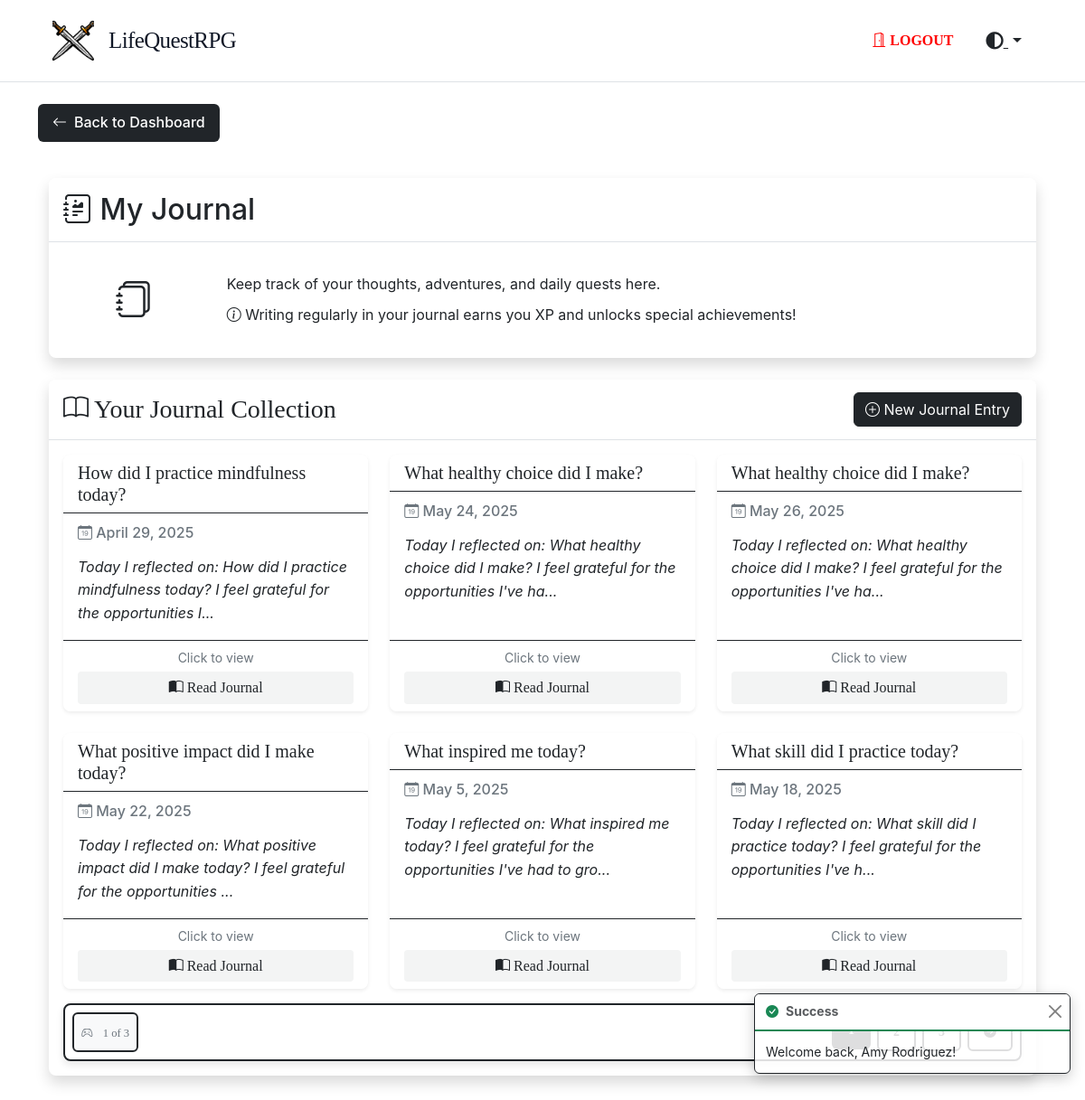
Page /journal (signed in) on the committed database.
### tables this page shows
CREATE TABLE `journals` (
  `id` int NOT NULL,
  `user_id` int NOT NULL,
  `title` varchar(255) NOT NULL,
  `content` longtext NOT NULL,
  `date` date NOT NULL,
  `created_at` timestamp NULL DEFAULT CURRENT_TIMESTAMP,
  `updated_at` timestamp NULL DEFAULT CURRENT_TIMESTAMP ON UPDATE CURRENT_TIMESTAMP
);

### app/Controllers/JournalController.php (called while the page is built, shortened)
<?php
class JournalController extends Controller
{
    protected $JournalModel;
    public function __construct()
    {
        $this->JournalModel = new Journal;
    }
    public function index()
    {
        $currentUser = Auth::user();
        $journals = $this->JournalModel->getJournalsByUserId($currentUser['id']);
        $paginator = $this->JournalModel->paginate(
            page: 1,
            perPage: 6,
            orderBy: 'id',
            direction: 'DESC',
            conditions: [
                'user_id' => $currentUser['id']
            ]
        )->setTheme('game');
        return $this->view('journal/indexs', [
            'title' => 'My Journal',
            'journals' => $paginator->items(),
            'currentUser' => $currentUser,
            'paginator' => $paginator
        ]);
    }
}

### app/Core/Router.php (called while the page is built, shortened)
<?php
class Router
{
  protected $routes = [
    'GET' => [],
    'POST' => [],
    'PUT' => [],
    'DELETE' => []
  ];
  public function get(string $uri, array $controller, array $middleware = [])
  {
    $this->routes['GET'][$uri] = [
      'controller' => $controller,
      'middleware' => $middleware
    ];
    return $this;
  }
  public function post(string $uri, array $controller, array $middleware = [])
  {
    $this->routes['POST'][$uri] = [
      'controller' => $controller,
      'middleware' => $middleware
    ];
    return $this;
  }
  public function put(string $uri, array $controller, array $middleware = [])
  {
    $this->routes['PUT'][$uri] = [
      'controller' => $controller,
      'middleware' => $middleware
    ];
    return $this;
  }
  public function delete(string $uri, array $controller, array $middleware = [])
  {
    $this->routes['DELETE'][$uri] = [
      'controller' => $controller,
      'middleware' => $middleware
    ];
    return $this;
  }
  public function dispatch(string $uri, string $method)
  {
    $uri = $this->removeQueryString($uri);
    if (array_key_exists($uri, $this->routes[$method])) {
      $route = $this->routes[$method][$uri];
      return $this->callAction(
        $route['controller'][0],
        $route['controller'][1]
      );
    }
    throw new Exception("No route defined for {$uri} with method {$method}");
  }
  protected function removeQueryString(string $uri)
  {
    return parse_url($uri, PHP_URL_PATH) ?? $uri;
  }
  protected function callAction(string $controller, string $action)
  {
    $controller = new $controller();
    $params = [];
    return call_user_func_array([$controller, $action], $params);
  }
}

### web/bootstrap.php (called while the page is built, shortened)
<?php
$config = require_once __DIR__ . '/../config/config.php';
$database = require_once __DIR__ . '/../config/database.php';
$router = new Router();
$uri = $_SERVER['REQUEST_URI'] ?? '/';
$method = $_SERVER['REQUEST_METHOD'] ?? 'GET';
try {
  $router->dispatch($uri, $method);
} catch (Exception $e) {
  if ($config['debug']) {
    echo '<h1>Error</h1>';
    echo '<p>' . $e->getMessage() . '</p>';
    echo '<pre>' . $e->getTraceAsString() . '</pre>';
  } else {
    http_response_code(404);
    require_once __DIR__ . '/../app/Views/errors/404.php';
  }
}

### public/index.php (called while the page is built, shortened)
<?php
require_once ROOT_PATH . '/web/bootstrap.php';
?>

### app/Core/Auth.php (called while the page is built, shortened)
<?php
abstract class Auth
{
  protected static $user = null;
  public static function check()
  {
    return isset($_SESSION['users']) && !empty($_SESSION['users']);
  }
  public static function user()
  {
    if (self::$user === null && self::check()) {
      $sessionUser = $_SESSION['users'];
      $userId = null;
      if (is_array($sessionUser)) {
        $userId = $sessionUser['id'] ?? null;
      } elseif (is_object($sessionUser)) {
        $userId = $sessionUser->id ?? null;
      } elseif (is_numeric($sessionUser)) {
        $userId = $sessionUser;
      }
      if ($userId) {
        self::$user = User::find($userId);
      }
    }
    return self::$user;
  }
}

### app/Core/Database.php (called while the page is built, shortened)
<?php
class Database
{
  protected $pdo;
  protected $statement;
  public function __construct(array $config)
  {
    $dsn = "mysql:host={$config['host']};dbname={$config['database']};charset={$config['charset']}";
    $options = [
      PDO::ATTR_ERRMODE => PDO::ERRMODE_EXCEPTION,
      PDO::ATTR_DEFAULT_FETCH_MODE => PDO::FETCH_ASSOC,
      PDO::ATTR_EMULATE_PREPARES => false,
    ];
    try {
      $this->pdo = new PDO($dsn, $config['username'], $config['password'], $options);
    } catch (PDOException $e) {
      throw new PDOException($e->getMessage(), (int) $e->getCode());
    }
  }
  public function query(string $sql)
  {
    $this->statement = $this->pdo->prepare($sql);
    return $this;
  }
  public function bind(array $parameters)
  {
    foreach ($parameters as $key => $value) {
      if (is_array($value)) {
        $value = json_encode($value);
        $paramType = PDO::PARAM_STR;
      } else {
        $paramType = is_int($value) ? PDO::PARAM_INT : PDO::PARAM_STR;
      }
      $this->statement->bindValue(
        is_numeric($key) ? $key : $key,
        $value,
        $paramType
      );
    }
    return $this;
  }
  public function execute()
  {
    $this->statement->execute();
    return $this;
  }
  public function fetchAll()
  {
    return $this->statement->fetchAll();
  }
  public function fetch()
  {
    return $this->statement->fetch();
  }
}
?>

### app/Core/Model.php (called while the page is built, shortened)
<?php
abstract class Model
{
  protected static $db;
  protected static $table;
  public static function setDatabase(Database $database)
  {
    self::$db = $database;
  }
  public static function find(int $id)
  {
    return self::$db->query("SELECT * FROM " . static::$table . " WHERE id = ?")
      ->bind([1 => $id])
      ->execute()
      ->fetch();
  }
  public function paginate(
    int $page = 1,
    int $perPage = 10,
    ?string $orderBy = null,
    string $direction = 'DESC',
    array $conditions = [],
    string $pageName = 'page',
    ?array $columns = null
  ) {
    $paginator = new Paginator($perPage, $pageName);
    if ($orderBy) {
      $paginator->setOrderBy($orderBy, $direction);
    }
    $paginationInfo = $paginator->getPageInfo();
    $offset = ($paginationInfo['currentPage'] - 1) * $perPage;
    $items = $this->fetch($conditions, $orderBy, $direction, $perPage, $offset, $columns);
    $countSql = "SELECT COUNT(*) as count FROM " . static::$table;
    $params = [];
    if (!empty($conditions)) {
      $countSql .= " WHERE ";
      $whereClauses = [];
      foreach ($conditions as $column => $value) {
        $paramName = "{$column}";
        $whereClauses[] = "{$column} = :{$paramName}";
        $params[$paramName] = $value;
      }
      $countSql .= implode(' AND ', $whereClauses);
    }
    $countQuery = self::$db->query($countSql);
    if (!empty($params)) {
      $countQuery->bind($params);
    }
    $totalItems = (int) $countQuery->execute()->fetch()['count'];
    return $paginator->setData($items, $totalItems);
  }
  public function fetch(
    array $conditions = [],
    ?string $orderBy = null,
    string $direction = 'ASC',
    ?int $limit = null,
    ?int $offset = null,
    ?array $columns = null
  ) {
    $columnsString = $columns ? implode(', ', array_map(fn($col) => "`{$col}`", $columns)) : '*';
    $sql = "SELECT {$columnsString} FROM " . static::$table;
    $params = [];
    if (!empty($conditions)) {
      $sql .= " WHERE ";
      $whereClauses = [];
      foreach ($conditions as $column => $value) {
        $paramName = "{$column}";
        $whereClauses[] = "{$column} = :{$paramName}";
        $params[":{$paramName}"] = $value;
      }
      $sql .= implode(" AND ", $whereClauses);
    }
    if ($orderBy !== null) {
      $direction = strtoupper($direction) === 'DESC' ? 'DESC' : 'ASC';
      $sql .= " ORDER BY `{$orderBy}` {$direction}";
    }
    if ($limit !== null) {
      $sql .= " LIMIT :limit";
      $params[':limit'] = $limit;
      if ($offset !== null) {
        $sql .= " OFFSET :offset";
        $params[':offset'] = $offset;
      }
    }
    $query = self::$db->query($sql);
    if (!empty($params)) {
      $query->bind($params);
    }
    return $query->execute()->fetchAll();
  }
}

### app/Core/Paginator.php (called while the page is built, shortened)
<?php
class Paginator
{
  protected int $currentPage = 1;
  protected int $perPage = 10;
  protected int $totalItems = 0;
  protected int $totalPages = 0;
  protected string $orderBy = '';
  protected string $direction = 'ASC';
  protected string $pageName = 'page';
  public function __construct(int $perPage = 10, string $pageName = 'page')
  {
    $this->perPage = $perPage;
    $this->pageName = $pageName;
    $this->currentPage = $this->resolveCurrentPage();
  }
  protected function resolveCurrentPage(): int
  {
    return isset($_GET[$this->pageName]) ? max(1, (int) $_GET[$this->pageName]) : 1;
  }
  public function setData(array $data, int $totalItems): self
  {
    $this->totalItems = $totalItems;
    $this->totalPages = ceil($totalItems / $this->perPage);
    return $this;
  }
  public function setOrderBy(string $orderBy, string $direction = 'ASC'): self
  {
    $this->orderBy = $orderBy;
    $this->direction = strtoupper($direction);
    return $this;
  }
  public function getPageInfo(): array
  {
    return [
      'currentPage' => $this->currentPage,
      'totalPages' => $this->totalPages,
      'totalItems' => $this->totalItems,
      'perPage' => $this->perPage,
      'orderBy' => $this->orderBy,
      'direction' => $this->direction,
      'pageName' => $this->pageName
    ];
  }
}

### app/Models/Journal.php (called while the page is built, shortened)
<?php
class Journal extends Model
{
    public function getJournalsByUserId($userId)
    {
        return self::$db->query("SELECT * FROM journals WHERE user_id = ? ORDER BY created_at DESC")
            ->bind([1 => $userId])
            ->execute()
            ->fetchAll();
    }
}

### app/Views/journal/indexs.php (the view, shortened to what this page needs)
<div id="pagination-content">
  <a href="/" class="back-button">
    <i class="bi bi-arrow-left"></i>
    Back to Dashboard
  </a>
  <div class="container py-4">
    <div class="card border-dark mb-4 shadow">
      <div class="card-header bg-white">
        <h2 class="my-2"><i class="bi bi-journal-richtext"></i> <?= ucfirst($title) ?></h2>
      </div>
      <div class="card-body">
        <div class="row align-items-center">
          <div class="col-md-2 text-center mb-3 mb-md-0">
            <div class="rounded p-3 d-inline-block">
              <i class="bi bi-journals fs-1"></i>
            </div>
          </div>
          <div class="col-md-10">
            <p class="mb-0">Keep track of your thoughts, adventures, and daily quests here.</p>
            <div class="mt-2">
              <i class="bi bi-info-circle"></i> Writing regularly in your journal earns you XP and unlocks special
              achievements!
            </div>
          </div>
        </div>
      </div>
    </div>
    <div class="card border-dark mb-4 shadow">
      <div class="card-header bg-white d-flex justify-content-between align-items-center">
        <h3 class="my-2" style="font-family: 'Pixelify Sans', serif;"><i class="bi bi-book"></i> Your Journal Collection
        </h3>
        <a href="/journal/create" class="btn btn-dark">
          <i class="bi bi-plus-circle"></i> New Journal Entry
        </a>
      </div>
      <div class="card-body">
        <?php if (empty($journals)): ?>
          <div class="alert alert-dark text-center" role="alert">
            <i class="bi bi-journal-text display-4 d-block mb-3"></i>
            <p class="mb-0">Your journal shelf is empty! Begin your writing adventure by creating your first entry!</p>
          </div>
        <?php else: ?>
          <div class="row row-cols-1 row-cols-md-3 g-4">
            <?php foreach ($paginator->items() as $journal): ?>
              <div class="col">
                <div class="journal-card card h-100 border-dark shadow-sm clickable-card"
                  onclick="window.location.href='/journal/<?= $journal['id'] ?>/peek' ">
                  <div
                    class="card-header bg-white border-bottom border-dark d-flex justify-content-between align-items-center">
                    <h5 class="card-title mb-0" style="font-family: 'Pixelify Sans', serif;">
                      <?= htmlspecialchars($journal['title']) ?>
                    </h5>
                  </div>
                  <div class="card-body">
                    <h6 class="card-subtitle mb-3 text-muted">
                      <i class="bi bi-calendar-date"></i> <?= date('F j, Y', strtotime($journal['date'])) ?>
                    </h6>
                    <p class="card-text journal-preview">
                      <?php
                      $cleanContent = isset($journal['content']) ?
                        strip_tags(html_entity_decode($journal['content'])) : '';
                      echo mb_substr($cleanContent, 0, 100) .
                        (mb_strlen($cleanContent) > 100 ? '...' : '');
                      ?>
                    </p>
                  </div>
                  <div class="card-footer bg-white border-top border-dark text-center">
                    <div class="small text-muted mb-1">Click to view</div>
                    <div class="card-overlay">
                      <span><i class="bi bi-book-half"></i> Read Journal</span>
                    </div>
                  </div>
                </div>
              </div>
            <?php endforeach; ?>
          </div>
        <?php endif; ?>
        <?= $paginator->links() ?>
      </div>
    </div>
  </div>
</div>

### rows in the picture
journals: title "How did I practice mindfulness today?", date "April 29, 2025", content "Today I reflected on: How did I practice mindfulness today? I feel grateful for the opportunities I"
journals: title "What healthy choice did I make?", date "May 24, 2025", content "Today I reflected on: What healthy choice did I make? I feel grateful for the opportunities I've ha"
journals: title "What healthy choice did I make?", date "May 26, 2025", content "Today I reflected on: What healthy choice did I make? I feel grateful for the opportunities I've ha"
journals: title "What positive impact did I make today?", date "May 22, 2025", content "Today I reflected on: What positive impact did I make today? I feel grateful for the opportunities"
journals: title "What inspired me today?", date "May 5, 2025", content "Today I reflected on: What inspired me today? I feel grateful for the opportunities I've had to gro"
journals: title "What skill did I practice today?", date "May 18, 2025", content "Today I reflected on: What skill did I practice today? I feel grateful for the opportunities I've h"

### other values in the picture
$title "My Journal"
$pagination['currentPage'] "1"
$pagination['totalPages'] "3"
$_SESSION['success'] "Welcome back, Amy Rodriguez!"
